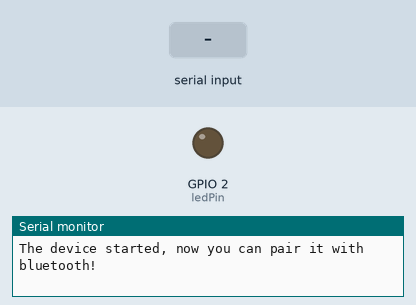
The sketch below on a simulated ESP32. On the bench: output pins drawn as LEDs (lit = HIGH), the last lines printed to the serial monitor. Inputs (shaded band) come from the test bench. Nothing arrives over Bluetooth unless stated.

Above: at 1.2 s.
1.3 s: "light_led" received over the second serial link
At 2.7 s:
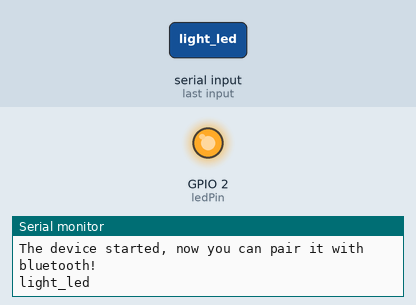
4.3 s: "light_led" received over Serial
At 4.9 s:
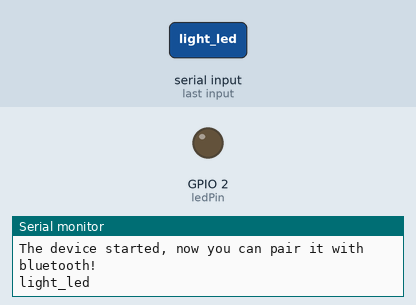
Timing chart, 0 to 7.3 s (numbered marks = the images above; inputs shaded):
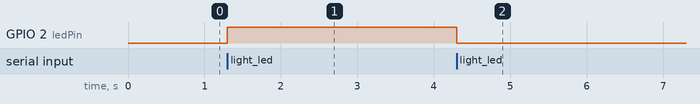

The sketch:

Classic_BL_Com.ino
```cpp
#include "BluetoothSerial.h"

#if !defined(CONFIG_BT_ENABLED) || !defined(CONFIG_BLUEDROID_ENABLED)
#error Bluetooth is not enabled! Please run `make menuconfig` to and enable it
#endif

BluetoothSerial SerialBT;

const int ledPin = 2;  // This is usually the internal LED pin for ESP32. Adjust if necessary.
bool ledState = false; // To track the current state of the LED.
String readBuffer = ""; // Buffer to store incoming characters to check for the "light_led" string.

void setup() {
  Serial.begin(115200);
  SerialBT.begin("ESP32test"); //Bluetooth device name
  pinMode(ledPin, OUTPUT); // Set the LED pin as output
  Serial.println("The device started, now you can pair it with bluetooth!");
}

void loop() {
  // Read and forward data from wired Serial to Bluetooth Serial
  while (Serial.available()) {
    char c = Serial.read();
    SerialBT.write(c);
    readBuffer += c;
    checkCommand();
  }

  // Read and forward data from Bluetooth Serial to wired Serial
  while (SerialBT.available()) {
    char c = SerialBT.read();
    Serial.write(c);
    readBuffer += c;
    checkCommand();
  }
}

void checkCommand() {
  if (readBuffer.length() > 100) {  // Trim the buffer if it gets too long.
    readBuffer = readBuffer.substring(readBuffer.length() - 100);
  }

  if (readBuffer.indexOf("light_led") != -1) {  // If "light_led" is found in the buffer...
    ledState = !ledState;  // Toggle LED state
    digitalWrite(ledPin, ledState ? HIGH : LOW);  // Turn LED on/off based on the new state
    readBuffer = "";  // Clear the buffer to avoid processing the same command multiple times.
  }
}
```

Measured:
- after the input at 1.3 s, GPIO 2 (ledPin): LOW → HIGH at once
- after the input at 4.3 s, GPIO 2 (ledPin): HIGH → LOW at once
